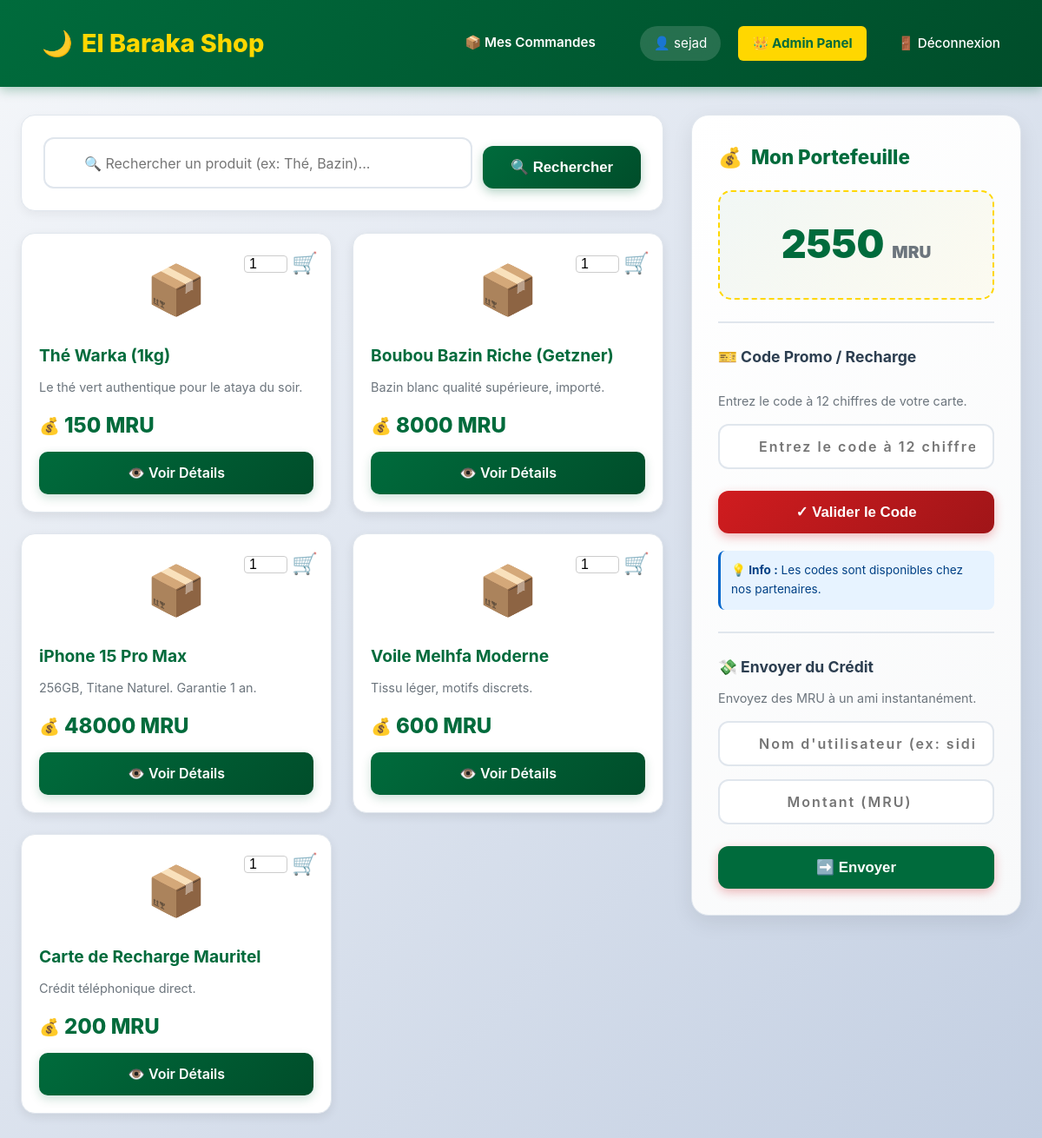
Page / (signed in) on the committed database.
### tables this page shows
CREATE TABLE utilisateurs (
            id INTEGER PRIMARY KEY AUTOINCREMENT,
            username TEXT NOT NULL UNIQUE,
            password TEXT NOT NULL,
            telephone TEXT,
            adresse TEXT,
            est_admin BOOLEAN DEFAULT 0,
            solde_mru DECIMAL(10, 2) DEFAULT 0.00
        );

CREATE TABLE produits (
            id INTEGER PRIMARY KEY AUTOINCREMENT,
            nom TEXT NOT NULL,
            description TEXT,
            prix DECIMAL(10, 2) NOT NULL,
            quantite INTEGER DEFAULT 10
        );

### app.py (the view)
@app.route('/')
def index():
    if 'user_id' not in session:
        return redirect('/login')
    if 'csrf_token' not in session:
        session['csrf_token'] = secrets.token_hex(16)
    conn = get_db_connection()
    user = conn.execute("SELECT solde_mru FROM utilisateurs WHERE id = ?", (session['user_id'],)).fetchone()
    if user:
        session['solde_mru'] = user['solde_mru']
    produits = conn.execute("SELECT * FROM produits LIMIT 10").fetchall()
    conn.close()
    return render_template('index.html', produits=produits, search_term='',csrf_token=session['csrf_token'])

### app.py (called while the page is built)
def get_db_connection():
    conn = sqlite3.connect('elbaraka.db')
    conn.row_factory = sqlite3.Row
    return conn

### templates/index.html (shortened to what this page needs)
{% extends "base.html" %}
{% block content %}
<div class="main-layout">
    <div>
        <div style="background: white; padding: 25px; border-radius: 16px; margin-bottom: 25px; box-shadow: 0 4px 12px rgba(0,0,0,0.05); border: 1px solid #e0e6ed;">
            <form action="/recherche" method="GET" style="display: flex; gap: 12px; position: relative;">
                <input type="text" name="q" value="{{ search_term }}" placeholder="🔍 Rechercher un produit (ex: Thé, Bazin)..." style="flex: 1;">
                <button type="submit" class="btn-primary" style="width: auto; padding: 14px 32px;">🔍 Rechercher</button>
            </form>
        </div>
        <div class="products-grid">
            {% if produits %}
                {% for p in produits %}
                <div class="card" style="position: relative;">
                  <form action="/acheter/{{ p.id }}" method="POST" style="position: absolute; top: 15px; right: 15px; z-index: 10; display: flex; align-items: center; gap: 5px;">
                     {% if p.quantite > 0 %}
                         <input type="number" name="qty" value="1" style="width: 50px; font-size: 1rem; border: 1px solid #ccc; border-radius: 4px; padding-left: 5px;">
                         <a href="javascript:void(0);"
                            onclick="this.closest('form').submit();"
                            style="text-decoration: none; font-size: 1.5rem; cursor: pointer;"
                            title="Acheter">
                            🛒
                         </a>
                     {% else %}
                         <button disabled class="btn btn-secondary btn-sm" style="font-size: 0.7rem;">Rupture</button>
                     {% endif %}
                 </form>
                    <div>
                        <div style="font-size: 3.5rem; text-align: center; margin-bottom: 15px; filter: grayscale(0.2); transition: all 0.3s ease;">
                            📦
                        </div>
                        <h3>{{ p['nom'] }}</h3>
                        <p style="color: #6c757d; font-size: 0.9rem; line-height: 1.5;">
                            {{ p['description'] }}
                        </p>
                    </div>
                    <div>
                        <div class="price">{{ p['prix'] }} MRU</div>
                        <a href="/produit/{{ p['id'] }}" class="btn-buy" style="display: block; text-align: center; text-decoration: none; color: white;">
                            👁️ Voir Détails
                        </a>
                    </div>
                </div>
                {% endfor %}
            {% endif %}
        </div>
    </div>
    <aside>
        <div class="wallet-card">
            <h3 style="margin-top: 0; color: var(--primary); font-size: 1.4rem; font-weight: 800; display: flex; align-items: center; gap: 10px;">
                <span>💰</span>
                <span>Mon Portefeuille</span>
            </h3>
            <div style="font-size: 2.8rem; font-weight: 900; color: var(--primary); text-align: center; padding: 25px; background: linear-gradient(135deg, rgba(0, 107, 60, 0.05) 0%, rgba(255, 215, 0, 0.05) 100%); border-radius: 15px; margin-bottom: 20px; border: 2px dashed var(--gold);">
                {{ session.get('solde_mru', 0) }} <span style="font-size: 1.2rem; color: #6c757d;">MRU</span>
            </div>
            <hr style="border: 0; border-top: 2px solid #e0e6ed; margin: 25px 0;">
            <h4 style="color: var(--text); margin-bottom: 10px; font-size: 1.1rem; font-weight: 700;">
                🎫 Code Promo / Recharge
            </h4>
            <div id="promo-display" style="color: #006b3c; font-weight: bold; margin-bottom: 10px; min-height: 5px;"></div>
            <p style="font-size: 0.9rem; color: #6c757d; margin-bottom: 15px;">
                Entrez le code à 12 chiffres de votre carte.
            </p>
            <form action="/recharger" method="POST" style="display: flex; flex-direction: column; gap: 15px;">
                <input
                    type="text"
                    name="code_pin"
                    placeholder="Entrez le code à 12 chiffres"
                    maxlength="12"
                    pattern="\d{12}"
                    required
                >
                <button type="submit" class="btn-primary" style="background: linear-gradient(135deg, var(--secondary) 0%, #a01518 100%); box-shadow: 0 4px 12px rgba(208, 28, 31, 0.3);">
                    ✓ Valider le Code
                </button>
            </form>
            <div style="margin-top: 20px; padding: 12px; background: #e7f3ff; border-radius: 8px; border-left: 3px solid #0066cc;">
                <p style="margin: 0; font-size: 0.85rem; color: #004085;">
                    <strong>💡 Info :</strong> Les codes sont disponibles chez nos partenaires.
                </p>
            </div>
            <hr style="border: 0; border-top: 2px solid #e0e6ed; margin: 25px 0;">
            <h4 style="color: var(--text); margin-bottom: 10px; font-size: 1.1rem; font-weight: 700;">
                💸 Envoyer du Crédit
            </h4>
            <p style="font-size: 0.9rem; color: #6c757d; margin-bottom: 15px;">
                Envoyez des MRU à un ami instantanément.
            </p>
            <form action="/transfert" method="POST" style="display: flex; flex-direction: column; gap: 15px;">
                <input
                    type="text"
                    name="destinataire"
                    placeholder="Nom d'utilisateur (ex: sidi_med)"
                    required
                >
                <input
                    type="number"
                    name="montant"
                    placeholder="Montant (MRU)"
                    min="1"
                    required
                >
                <button type="submit" class="btn-primary" style="background: var(--primary);">
                    ➡️ Envoyer
                </button>
            </form>
        </div> </aside>
</div>
{% endblock %}

### templates/base.html (shortened to what this page needs)
<!DOCTYPE html>
<html lang="fr">
<head>
    <link rel="stylesheet" href="{{ url_for('static', filename='style.css') }}">
</head>
<body>
    <nav class="navbar">
        <a href="/" class="brand">
            <span>🌙</span>
            <span>El Baraka Shop</span>
        </a>
        <div class="user-info">
            {% if session.get('user_id') %}
                <a href="/mes-commandes" style="color: white; text-decoration: none; font-weight: 600; margin-right: 15px; border-bottom: 2px solid transparent; transition: all 0.3s;" onmouseover="this.style.borderBottom='2px solid var(--gold)'" onmouseout="this.style.borderBottom='2px solid transparent'">
                    📦 Mes Commandes
                </a>
                <span style="background: rgba(255, 255, 255, 0.15); padding: 8px 16px; border-radius: 20px; backdrop-filter: blur(10px);">
                    👤 {{ session.get('username') }}
                </span>
                {% if session.get('est_admin') %}
                    <a href="/admin/users" style="background: var(--gold); color: var(--primary); font-weight: 700;">
                        👑 Admin Panel
                    </a>
                {% endif %}
                <a href="/logout">🚪 Déconnexion</a>
            {% else %}
                <a href="/login">🔐 Connexion</a>
            {% endif %}
        </div>
    </nav>
    <div class="container">
        {% block content %}{% endblock %}
    </div>
</body>
</html>

### rows in the picture
utilisateurs: get "sejad", get "2550"
produits: nom "Thé Warka (1kg)", description "Le thé vert authentique pour le ataya du soir.", prix "150"
produits: nom "Boubou Bazin Riche (Getzner)", description "Bazin blanc qualité supérieure, importé.", prix "8000"
produits: nom "iPhone 15 Pro Max", description "256GB, Titane Naturel. Garantie 1 an.", prix "48000"
produits: nom "Voile Melhfa Moderne", description "Tissu léger, motifs discrets.", prix "600"
produits: nom "Carte de Recharge Mauritel", description "Crédit téléphonique direct.", prix "200"
